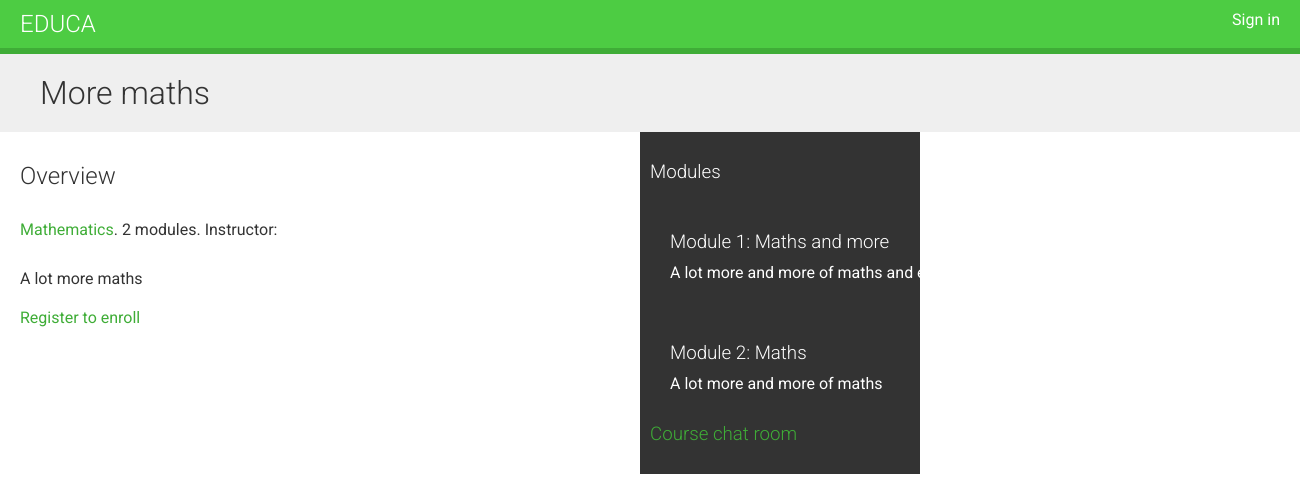
/course/more_maths/, run on the app's committed database.
### courses/models.py (models this page shows, shortened)
class Course(models.Model):
    owner = models.ForeignKey(
        User,
        related_name='courses_created',
        on_delete=models.CASCADE,
    )
    subject = models.ForeignKey(
        Subject,
        related_name='courses',
        on_delete=models.CASCADE,
    )
    students = models.ManyToManyField(
        User,
        related_name='courses_joined',
        blank=True,
    )
    title = models.CharField(max_length=200)
    slug = models.SlugField(max_length=100, unique=True)
    overview = models.TextField()
    created = models.DateTimeField(auto_now_add=True)
    class Meta:
        ordering = ['-created']

class Subject(models.Model):
    title = models.CharField(max_length=200)
    slug = models.SlugField(max_length=200, unique=True)
    class Meta:
        ordering = ['title']

class Module(models.Model):
    course = models.ForeignKey(Course, related_name='modules', on_delete=models.CASCADE)
    title = models.CharField(max_length=200)
    description = models.TextField(blank=True)
    order = OrderField(blank=True, for_fields=['course'])
    class Meta:
        ordering = ['order']

### courses/views.py (the view)
# urls.py: path('<slug:slug>/', views.CourseDetailView.as_view(), name='course_detail'),
class CourseDetailView(DetailView):
    model = Course
    template_name = 'courses/course/detail.html'
    def get_context_data(self, **kwargs):
        context = super().get_context_data(**kwargs)
        context['enroll_form'] = CourseEnrollForm(initial={'course':self.object})
        return context

### courses/templates/courses/course/detail.html (shortened to what this page needs)
{% extends 'base.html' %}
{% block content %}
    {% with subject=object.subject %}
        <h1>{{ object.title }}</h1>
        <div class="module">
            <h2>Overview</h2>
            <p>
                <a href="{% url 'course_list_subject' subject.slug %}">{{ subject.title }}</a>.
                {{ object.modules.count }} modules.
                Instructor: {{ object.owner.get_full_name }}
            </p>
            {{ object.overview|linebreaks }}
            {% if request.user.is_authenticated %}
                <form action="{% url 'student_enroll_course' %}" method="post">
                    {{ enroll_form }}
                    {% csrf_token %}
                    <input type="submit" value="Enroll now">
                </form>
            {% else %}
                <a href="{% url 'student_registration' %}" calss="button">Register to enroll</a>
            {% endif %}
        </div>
        <div class="contents">
            <h3>Modules</h3>
            {% for module in object.modules.all %}
                <div data-id="{{ module.id }}" class="module">
                    <h3>Module {{ module.order|add:1 }}: {{ module.title }}</h3>
                    <p>{{ module.description }}</p>
                </div>
            {% empty %}
                <p>This course does not have any modules yet.</p>
            {% endfor %}
            <h3>
                <a href="{% url 'chat:course_chat_room' object.id %}">Course chat room</a>
            </h3>
        </div>
    {% endwith %}
{% endblock %}

### courses/static/css/base.css (style rules this page uses)
body { margin:0; font-family:'Roboto', sans-serif; font-weight:400; color:#333; }
a { color:#3fad37; text-decoration:none; }
h1, h2, h3, h4, h5, h6 { font-family:'Roboto', sans-serif; font-weight:300; }
h1 { background:#efefef; width:100%; overflow:auto; padding:20px 0 20px 40px; margin:0; }
.module { padding:10px 20px; float:left; width:600px; }
.module h3 { margin:20px 0 0; padding:0; width:100%; }
.module p { margin:10px 0 20px; width:100%; float:left; }
.contents { width:20%; padding:10px; float:left; background:#333; color: #fff; font-family:'Roboto', sans-serif; }

### data on the page
Course: title "More maths", modules.count "2", overview "A lot more maths"
Subject: title "Mathematics"
Module: order|add "1", title "Maths and more", description "A lot more and more of maths and even more now"
Module: order|add "2", title "Maths", description "A lot more and more of maths"
